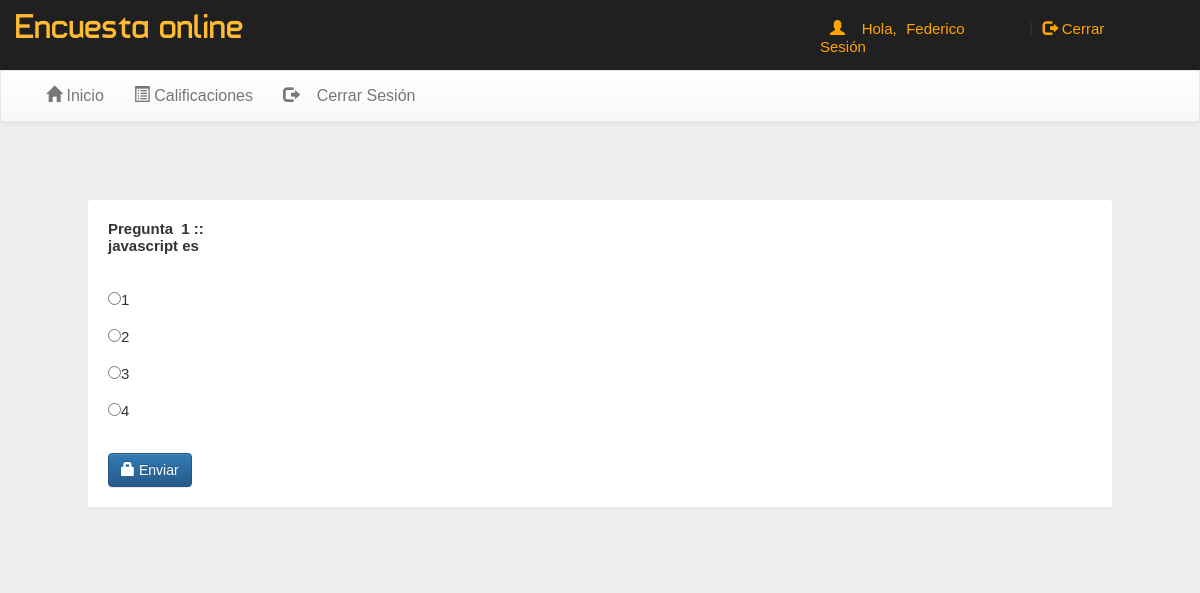
/account.php?q=quiz&step=2&eid=63349932d393a&n=1&t=2 (signed in), run on the app's committed database.
### tables this page shows
CREATE TABLE `questions` (
  `eid` text NOT NULL,
  `qid` text NOT NULL,
  `qns` text NOT NULL,
  `choice` int(10) NOT NULL,
  `sn` int(11) NOT NULL
);

CREATE TABLE `options` (
  `qid` varchar(50) NOT NULL,
  `option` varchar(5000) NOT NULL,
  `optionid` text NOT NULL
);

### account.php (the view, shortened to what this page needs)
<!DOCTYPE html
    PUBLIC "-//W3C//DTD XHTML 1.0 Transitional//EN" "http://www.w3.org/TR/xhtml1/DTD/xhtml1-transitional.dtd">
<html xmlns="http://www.w3.org/1999/xhtml">
<head>
    <link rel="stylesheet" href="css/bootstrap.min.css" />
    <link rel="stylesheet" href="css/bootstrap-theme.min.css" />
    <link rel="stylesheet" href="css/main.css">
    <link rel="stylesheet" href="css/font.css">
</head>
<body>
    <div class="header">
        <div class="row">
            <div class="col-lg-6">
                <span class="logo">Encuesta online</span>
            </div>
            <div class="col-md-4 col-md-offset-2">
                <?php
                include_once 'dbConnection.php';
                if (!(isset($_SESSION['email']))) {
                    header("location:index.php");
                } else {
                    $name = $_SESSION['name'];
                    echo '<span class="pull-right top title1" ><span class="log1"><span class="glyphicon glyphicon-user" aria-hidden="true"></span>&nbsp;&nbsp;&nbsp;&nbsp;Hola,</span> <a href="account.php?q=1" class="log log1">' . $name . '</a>&nbsp;|&nbsp;<a href="logout.php?q=account.php" class="log"><span class="glyphicon glyphicon-log-out" aria-hidden="true"></span>&nbsp;Cerrar Sesión</button></a></span>';
                } ?>
            </div>
        </div>
    </div>
    <div class="bg">
        <nav class="navbar navbar-default title1">
            <div class="container-fluid">
                <div class="collapse navbar-collapse" id="bs-example-navbar-collapse-1">
                    <ul class="nav navbar-nav">
                        <li <?php if (@$_GET['q'] == 1) echo 'class="active"'; ?>><a href="account.php?q=1"><span
                                    class="glyphicon glyphicon-home" aria-hidden="true"></span>&nbsp;Inicio</a></li>
                        <li <?php if (@$_GET['q'] == 2) echo 'class="active"'; ?>><a href="account.php?q=2"><span
                                    class="glyphicon glyphicon-list-alt"
                                    aria-hidden="true"></span>&nbsp;Calificaciones</a>
                        </li>
                        <li class="pull-right"> <a href="logout.php?q=account.php"><span
                                    class="glyphicon glyphicon-log-out"
                                    aria-hidden="true"></span>&nbsp;&nbsp;&nbsp;&nbsp;Cerrar Sesión</a></li>
                    </ul>
                </div>
            </div>
        </nav>
        <div class="container">
            <div class="row">
                <div class="col-md-12">
                    <?php
                    if (@$_GET['q'] == 'quiz' && @$_GET['step'] == 2) {
                        $eid = @$_GET['eid'];
                        $sn = @$_GET['n'];
                        $total = @$_GET['t'];
                        $q = mysqli_query($con, "SELECT * FROM questions WHERE eid='$eid' AND sn='$sn' ");
                        echo '<div class="panel" style="margin:5%">';
                        while ($row = mysqli_fetch_array($q)) {
                            $qns = $row['qns'];
                            $qid = $row['qid'];
                            echo '<b>Pregunta &nbsp;' . $sn . '&nbsp;::<br />' . $qns . '</b><br /><br />';
                        }
                        $q = mysqli_query($con, "SELECT * FROM options WHERE qid='$qid' ");
                        echo '<form action="update.php?q=quiz&step=2&eid=' . $eid . '&n=' . $sn . '&t=' . $total . '&qid=' . $qid . '" method="POST"  class="form-horizontal">
<br />';
                        while ($row = mysqli_fetch_array($q)) {
                            $option = $row['option'];
                            $optionid = $row['optionid'];
                            echo '<input type="radio" name="ans" value="' . $optionid . '">' . $option . '<br /><br />';
                        }
                        echo '<br /><button type="submit" class="btn btn-primary"><span class="glyphicon glyphicon-lock" aria-hidden="true"></span>&nbsp;Enviar</button></form></div>';
                    }
                    ?>
                </div>
            </div>
        </div>
    </div>
</body>
</html>

### css/main.css (style rules this page uses)
body { overflow-x: hidden; width: 100%; font: 15px "Century Gothic", "Times Roman", sans-serif; background: #eee; min-height: 550px; background-attachment: fixed; }
.bg { min-height: 540px; }
.panel { border-color: #eee; margin: 40px; padding: 20px; font: 15px "Century Gothic", "Times Roman", sans-serif; }
.header { background: #202020; height: 70px; }
.logo { font-family: 'typo'; font-size: 35px; color: #ffbb33; margin: 15px; }
.title1 { font: 16px "Century Gothic", "Times Roman", sans-serif; }
.top { margin-top: 20px; }
.log1 { font: 15px 'Ubuntu', sans-serif; color: orange; margin-left: 10px; }
.log { margin: 10px; margin-right: 60px; margin-left: 5px; color: orange; text-decoration: none; font-size: 20px; font-size: 15px; }

### data on the page
questions: qns "javascript es"
options: option "1"
options: option "2"
options: option "3"
options: option "4"

### other printed values
$name "Federico"
